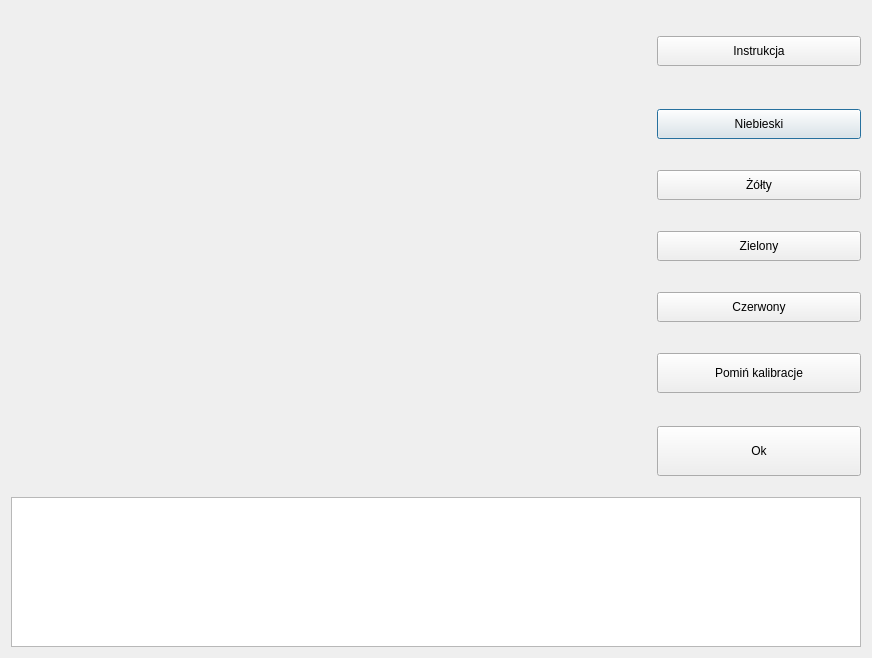
<?xml version="1.0" encoding="UTF-8"?>
<ui version="4.0">
 <class>Dialog</class>
 <widget class="QDialog" name="Dialog">
  <property name="geometry">
   <rect>
    <x>0</x>
    <y>0</y>
    <width>868</width>
    <height>656</height>
   </rect>
  </property>
  <property name="windowTitle">
   <string>Konfiguracja</string>
  </property>
  <layout class="QGridLayout" name="gridLayout_2">
   <item row="0" column="1">
    <layout class="QGridLayout" name="gridLayout">
     <property name="verticalSpacing">
      <number>6</number>
     </property>
     <item row="1" column="1">
      <widget class="QPushButton" name="set_blue_push_button">
       <property name="minimumSize">
        <size>
         <width>0</width>
         <height>30</height>
        </size>
       </property>
       <property name="text">
        <string>Niebieski</string>
       </property>
      </widget>
     </item>
     <item row="3" column="1">
      <widget class="QPushButton" name="set_green_push_button">
       <property name="minimumSize">
        <size>
         <width>0</width>
         <height>30</height>
        </size>
       </property>
       <property name="text">
        <string>Zielony</string>
       </property>
      </widget>
     </item>
     <item row="0" column="1">
      <widget class="QPushButton" name="instruction_push_button">
       <property name="minimumSize">
        <size>
         <width>0</width>
         <height>30</height>
        </size>
       </property>
       <property name="text">
        <string>Instrukcja</string>
       </property>
      </widget>
     </item>
     <item row="4" column="1">
      <widget class="QPushButton" name="set_red_push_button">
       <property name="minimumSize">
        <size>
         <width>0</width>
         <height>30</height>
        </size>
       </property>
       <property name="text">
        <string>Czerwony</string>
       </property>
      </widget>
     </item>
     <item row="6" column="1">
      <widget class="QPushButton" name="ok_push_button">
       <property name="minimumSize">
        <size>
         <width>0</width>
         <height>50</height>
        </size>
       </property>
       <property name="text">
        <string>Ok</string>
       </property>
      </widget>
     </item>
     <item row="2" column="1">
      <widget class="QPushButton" name="set_yellow_push_button">
       <property name="minimumSize">
        <size>
         <width>0</width>
         <height>30</height>
        </size>
       </property>
       <property name="text">
        <string>Żółty</string>
       </property>
      </widget>
     </item>
     <item row="0" column="0" rowspan="7">
      <widget class="QLabel" name="open_cv_label">
       <property name="minimumSize">
        <size>
         <width>640</width>
         <height>480</height>
        </size>
       </property>
       <property name="text">
        <string/>
       </property>
      </widget>
     </item>
     <item row="5" column="1">
      <widget class="QPushButton" name="skip_calibration_push_button">
       <property name="minimumSize">
        <size>
         <width>0</width>
         <height>40</height>
        </size>
       </property>
       <property name="text">
        <string>Pomiń kalibracje</string>
       </property>
      </widget>
     </item>
    </layout>
   </item>
   <item row="1" column="1">
    <widget class="QListWidget" name="commands_list_widget">
     <property name="minimumSize">
      <size>
       <width>850</width>
       <height>150</height>
      </size>
     </property>
    </widget>
   </item>
  </layout>
 </widget>
 <resources/>
 <connections/>
</ui>
